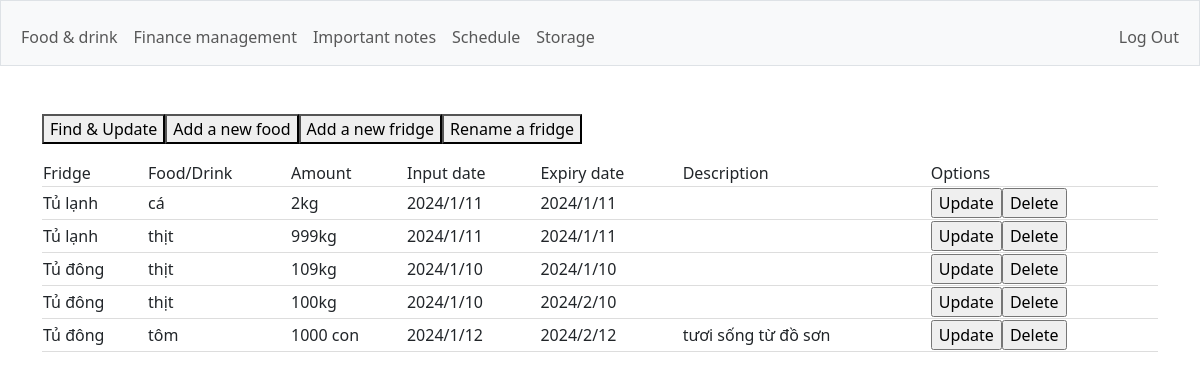
Screenshot of /find (signed in) with the database file from the repository.
### tables this page shows
CREATE TABLE fridge(
    id INTEGER NOT NULL,
    fridge_name TEXT NOT NULL,
    food_name TEXT NOT NULL,
    amount TEXT NOT NULL,
    input_date DATE NOT NULL,
    expiry DATE NOT NULL,
    description TEXT,
    food_id INTEGER PRIMARY KEY AUTOINCREMENT
);

### app.py (the view)
@app.route("/find", methods=["GET", "POST"])
@login_required
def find():
    if request.method == "POST":
        func = request.form.get("clickedbutton")
        if func == "Delete":
            db.execute(
                "DELETE FROM fridge WHERE food_id=?", int(request.form.get("foodid"))
            )
            list=db.execute(
            "SELECT * FROM fridge WHERE id=?", session["user_id"]
            )
            flash("Deleted")
            return render_template("foodndrink/find.html", list=list)
        elif func == "Update":
            list=db.execute(
                "SELECT * FROM fridge WHERE food_id=?", int(request.form.get("foodid"))
            )
            iyear, imonth, iday = extract_date_components(list[0]['input_date'])
            eyear, emonth, eday = extract_date_components(list[0]['expiry'])
            return render_template("foodndrink/update.html",list=list, iyear=iyear, imonth=imonth, iday=iday, eyear=eyear, emonth=emonth, eday=eday, des=list[0]["description"],
                                   num=db.execute("SELECT DISTINCT fridge_name FROM fridge WHERE id=? AND fridge_name !=?", session["user_id"], list[0]["fridge_name"]))
        elif func == "change":
            if not request.form.get("fridge_name"):
                return apology("Must choose a fridge")
            else:
                if not request.form.get("foodname") or not request.form.get("amount") or not int(request.form.get("iyear")) or not int(request.form.get("imonth")) or not int(request.form.get("iday")) or not int(request.form.get("eyear")) or not int(request.form.get("emonth")) or not int(request.form.get("eday")):
                    return apology("STOP MESSING WITH MY CODE")
                else:
                    fridge_name = request.form.get("fridge_name")
                    food_name = request.form.get("foodname")
                    amount = request.form.get("amount")
                    input_date = request.form.get("iyear") + "/" + request.form.get("imonth") + "/" + request.form.get("iday")
                    expiry = request.form.get("eyear") + "/" + request.form.get("emonth") + "/" + request.form.get("eday")
                    if request.form.get("description"):
                        description = request.form.get("description")
                    else:
                        description = ""
                    db.execute(
                        "UPDATE fridge SET fridge_name=?, food_name=?, amount=?, input_date=?, expiry=?, description=? WHERE food_id=? ",
                         fridge_name, food_name, amount, input_date, expiry, description, int(request.form.get("foodid"))
                    )
                    flash("Updated")
                    return redirect("/find")
        else:
            return apology("STOP MESSING AROUND")
    else:
        list=db.execute(
            "SELECT * FROM fridge WHERE id=? ORDER BY fridge_name, food_name", session["user_id"]
        )
        return render_template("foodndrink/find.html", list=list)

### app.py (called while the page is built)
@app.after_request
def after_request(response):
    response.headers["Cache-Control"] = "no-cache, no-store, must-revalidate"
    response.headers["Expires"] = 0
    response.headers["Pragma"] = "no-cache"
    return response

### helpers.py (called while the page is built)
def login_required(f):
    @wraps(f)
    def decorated_function(*args, **kwargs):
        if session.get("user_id") is None:
            return redirect("/login")
        return f(*args, **kwargs)
    return decorated_function

### templates/foodndrink/find.html (shortened to what this page needs)
{% extends "layout.html" %}
{% block main %}
<div style="display:flex">
    <a href="/find"><button>Find & Update</button></a>
    <a href="/addfood"><button>Add a new food</button></a>
    <a href="/addfridge"><button>Add a new fridge</button></a>
    <a href="/rename"><button>Rename a fridge</button></a>
</div>
<table style="width:100%; border-collapse: collapse;">
    <thead>
        <tr style="border-bottom: 1px solid #dddddd">
            <td>Fridge</td>
            <td>Food/Drink</td>
            <td>Amount</td>
            <td>Input date</td>
            <td>Expiry date</td>
            <td>Description</td>
            <td>Options</td>
        </tr>
    </thead>
    <tbody>
        {% for row in list %}
            <tr style="border-bottom: 1px solid #dddddd">
                <td>{{row.fridge_name}}</td>
                <td>{{row.food_name}}</td>
                <td>{{row.amount}}</td>
                <td>{{row.input_date}}</td>
                <td>{{row.expiry}}</td>
                <td>{{row.description}}</td>
                <td>
                    <form action="/find" method="post">
                        <div style="display:flex">
                            <input type="submit" name="clickedbutton" value="Update">
                            <input type="submit" name="clickedbutton" value="Delete">
                        </div>
                    </form>
                </td>
            </tr>
        {% endfor %}
    </tbody>
</table>
{% endblock %}

### static/styles.css (style rules this page uses)
th, td { text-align: left; max-width: 25vw; word-wrap: break-word; }

### rows the page displays
fridge: fridge_name "Tủ lạnh", food_name "cá", amount "2kg", input_date "2024/1/11", expiry "2024/1/11"
fridge: fridge_name "Tủ lạnh", food_name "thịt", amount "999kg", input_date "2024/1/11", expiry "2024/1/11"
fridge: fridge_name "Tủ đông", food_name "thịt", amount "109kg", input_date "2024/1/10", expiry "2024/1/10"
fridge: fridge_name "Tủ đông", food_name "thịt", amount "100kg", input_date "2024/1/10", expiry "2024/2/10"
fridge: fridge_name "Tủ đông", food_name "tôm", amount "1000 con", input_date "2024/1/12", expiry "2024/2/12", description "tươi sống từ đồ sơn"
